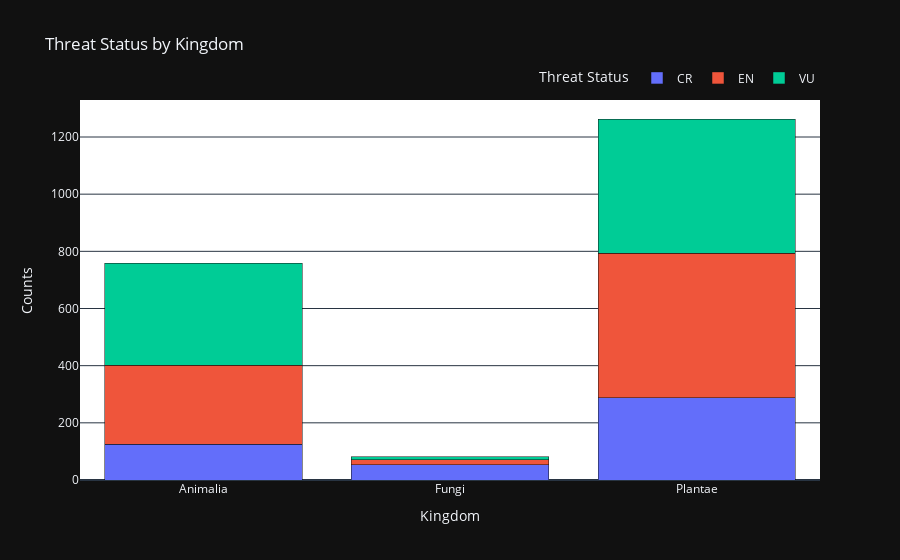

The notebook cell this image was saved under:
### Code cell
import plotly.express as px

pivot_data = kingdomCountsByStatus.pivot_table(index='REINO', columns='ESTADO DE AMENAZA', aggfunc='sum', fill_value=0)
pivot_data.columns = pivot_data.columns.droplevel(0)

fig = px.bar(pivot_data, title="Threat Status by Kingdom",
             labels={"value": "Counts", "REINO": "Kingdom"},
             orientation='v',
             barmode='stack',
             #color_discrete_sequence=color_palette
             )

fig.update_layout(
    xaxis_title="Kingdom",
    yaxis_title="Counts",
    legend_title="Threat Status",
    legend=dict(orientation="h", yanchor="bottom", y=1.02, xanchor="right", x=1),
    plot_bgcolor='white'
)

fig.update_traces(hovertemplate="<b>%{x}</b><br>%{y}")

fig.show()

### Figure 1 — Plotly figure (JSON) as saved in the notebook; plotly's stock layout.template omitted (floating-point values rounded to 4 significant figures)
{"data": [{"alignmentgroup": "True", "hovertemplate": "<b>%{x}</b><br>%{y}", "legendgroup": "CR", "marker": {"color": "#636efa", "pattern": {"shape": ""}}, "name": "CR", "offsetgroup": "CR", "orientation": "v", "showlegend": true, "textposition": "auto", "x": ["Animalia", "Fungi", "Plantae"], "xaxis": "x", "y": [125, 53, 287], "yaxis": "y", "type": "bar"}, {"alignmentgroup": "True", "hovertemplate": "<b>%{x}</b><br>%{y}", "legendgroup": "EN", "marker": {"color": "#EF553B", "pattern": {"shape": ""}}, "name": "EN", "offsetgroup": "EN", "orientation": "v", "showlegend": true, "textposition": "auto", "x": ["Animalia", "Fungi", "Plantae"], "xaxis": "x", "y": [276, 18, 507], "yaxis": "y", "type": "bar"}, {"alignmentgroup": "True", "hovertemplate": "<b>%{x}</b><br>%{y}", "legendgroup": "VU", "marker": {"color": "#00cc96", "pattern": {"shape": ""}}, "name": "VU", "offsetgroup": "VU", "orientation": "v", "showlegend": true, "textposition": "auto", "x": ["Animalia", "Fungi", "Plantae"], "xaxis": "x", "y": [358, 10, 469], "yaxis": "y", "type": "bar"}], "layout": {"xaxis": {"anchor": "y", "domain": [0.0, 1.0], "title": {"text": "Kingdom"}}, "yaxis": {"anchor": "x", "domain": [0.0, 1.0], "title": {"text": "Counts"}}, "legend": {"title": {"text": "Threat Status"}, "tracegroupgap": 0, "orientation": "h", "yanchor": "bottom", "y": 1.02, "xanchor": "right", "x": 1}, "title": {"text": "Threat Status by Kingdom"}, "barmode": "stack", "plot_bgcolor": "white"}}
